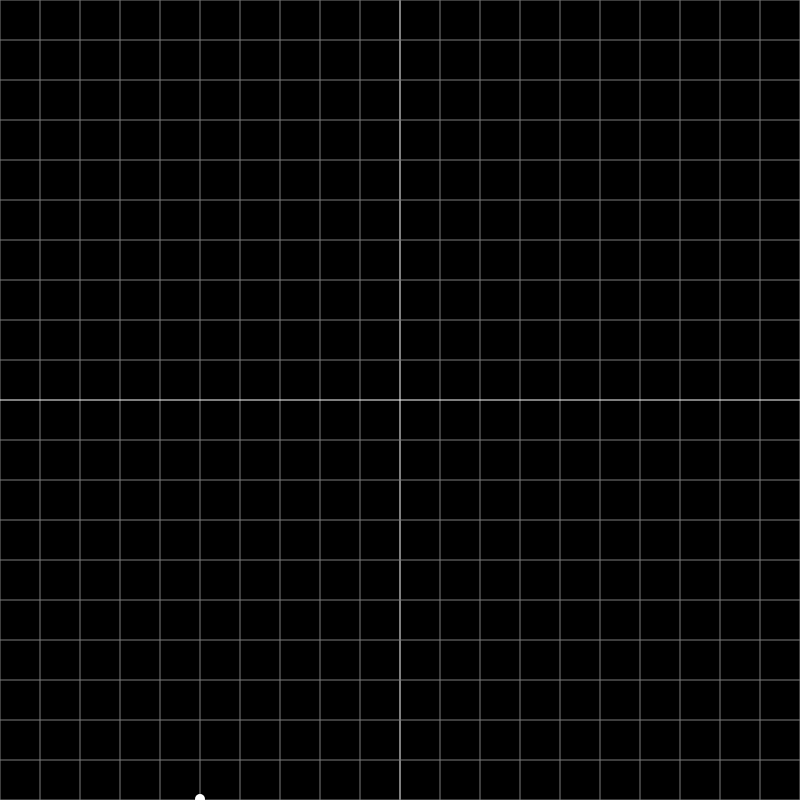
Frame 1 (no input)
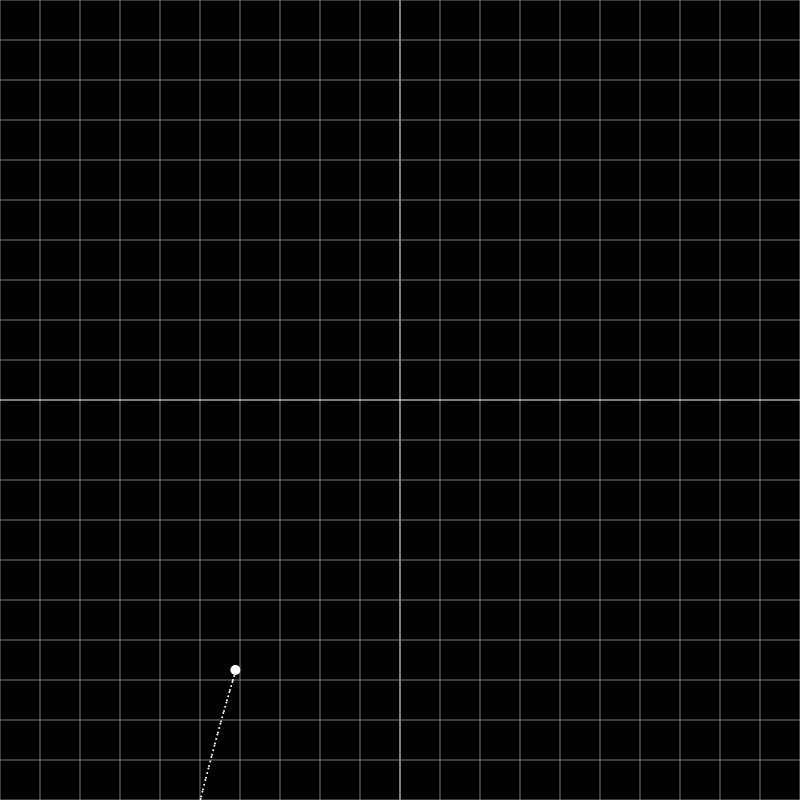
Frame 60 (no input)
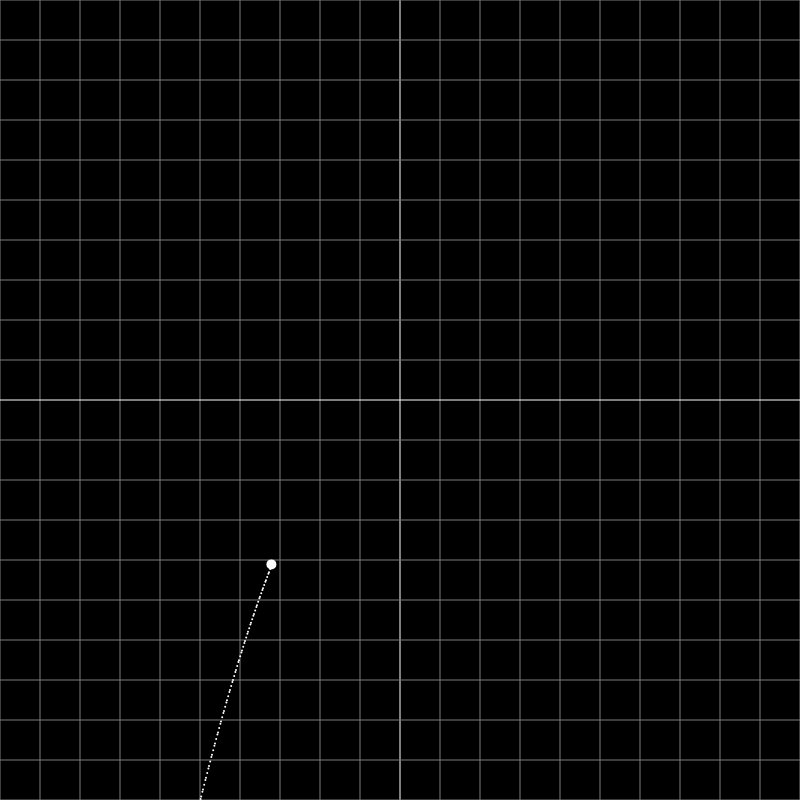
Frame 120 (the mouse pressed at the canvas centre since frame 60)

The p5.js sketch that drew these frames (run headless with seeded random() and noise() and a simulated clock; from frame 60 on, the mouse is pressed at the canvas centre):

// p5.js sketch
// ── sketch.js
function setup(){
  createCanvas(800,800);
  Button_Reset = createButton("RESET");
  Button_Redraw_Trajectory = createButton("Redraw Trajectory");
  speedSlider = createSlider(0, 100, 60, 1);
  a_slider = createSlider(-10,10, -0.01, 0.01);
  b_slider = createSlider(-10,10, 0 , 0,1);
  c_slider = createSlider(-10,10, 1, 0,1);
  prediction = createCheckbox("Prediction", false);
}


let xVal = -200,
a = -0.01,
b = 0,
c = 1;
let arr = [];
i = 0
let animation = true;
function draw(){
  speed = speedSlider.value()/100;
  
  background(0);
  translate(width/2, height/2)
  scale(1,-1);
  
  drawGrids();
  if(prediction.checked() == true) predictTrajectory();
  
  if(animation){
    const pong = new ball();
    yVal = foo(a,b,c,xVal)
    pong.updatePos(xVal, yVal);
    pong.move();
  }
  if(xVal<200)xVal+=speed;
  else animation = false;


  if((i-200)-xVal <0.1) {
    arr.push({x: xVal, y: yVal});
    i++;
  }
  drawTrajectory();

  // angle = atan2(xVal, yVal);
  // console.log(angle);
  // drawArrow(cos(angle), sin(angle));

  Button_Reset.mousePressed(reset)
  Button_Redraw_Trajectory.mousePressed(redrawTrajectory)

}

// function drawArrow(x,y){
//   strokeWeight(8);
//   point(0+ x*100,height/2-180 + y*100);
//   strokeWeight(1);
//   line(0,height/2, 0+ x*100,height/2-180 + y*100);
// }

function drawGrids(){
  for(j =-width/2; j<=width/2; j+=width/20){
    strokeWeight(1);
    stroke(125);
    if(j == 0) stroke(255)
    line(j,-width/2, j,width/2);
  }
  for(j =-height/2; j<=height/2; j+=height/20){
    strokeWeight(1);
    stroke(125);
    if(j == 0) stroke(255)
    line(-height/2,j, height/2, j);
  }
}

function foo(a, b, c, x){
  y = a*x*x + b*x + c;
  return y; 
}

function redrawTrajectory(){
  xVal = -200;
  arr = []
  i = 0;
  animation = true;
  a = a_slider.value();
  b = b_slider.value();
  c = c_slider.value();
}

function reset(){
  xVal = -200;
  arr = [];
  i = 0;
  animation = true;
  a_slider.value(-0.01);
  b_slider.value(0);
  c_slider.value(1);
  a = a_slider.value();
  b = b_slider.value();
  c = c_slider.value();
}

function drawTrajectory(){
  strokeWeight(2);
  stroke(255);
  for(i = 0; i<arr.length; i++){
    point(arr[i].x, arr[i].y);
  }
}

function predictTrajectory(){
  for(x = -200; x<=200; x+=0.5){
    y = foo(a_slider.value(), b_slider.value(), c_slider.value(), x)
    stroke(0, 200, 0)
    strokeWeight(2)
    point(x,y)
  }
}

class ball{
  constructor(){
    this.coor = {x: 0, y: 0};
  }
  
  move(){
    stroke(255);
    strokeWeight(10);
    point(this.coor.x, this.coor.y);
    // console.log(this.coor)
  }

  updatePos(x,y){
    this.coor.x = x;
    this.coor.y = y;
  }
}
